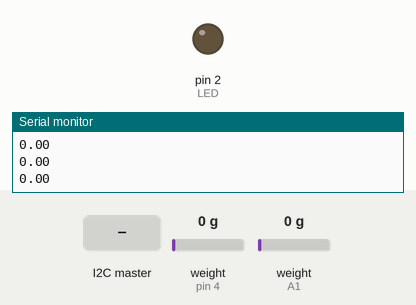
This sketch was run on a simulated Arduino Uno, built with avr-gcc and run on an emulated ATmega328P. On the bench: output pins drawn as LEDs (lit = HIGH), the last lines printed to the serial monitor. The inputs (shaded band) are chosen by the test bench; at power-on: weight on the scale (sensors on pin 4, A1) 0 g.

Above: at 3.2 s.
3.3 s: the I2C master sends the byte 2
At 4.3 s:
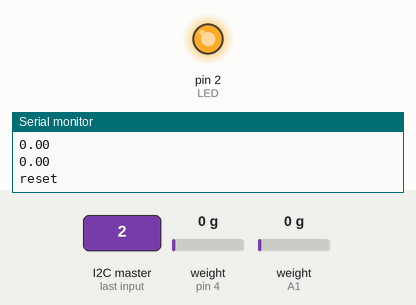
Timing chart, 0 to 6.8 s (numbered marks = the images above; inputs shaded):
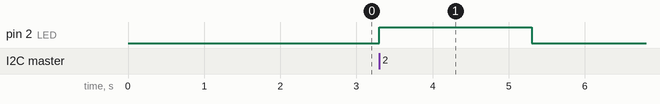

Measured:
- after the input at 3.3 s, pin 2 (LED): LOW → HIGH at once, → LOW 2.0 s later

The sketch:

loadcell_master.ino
```cpp
#include <HX711.h>
#include <Wire.h>
#include <QueueArray.h>
#include <EEPROMex.h>
#include <math.h>

#define TARE_1 458.89f//1515.23f
#define TARE_2 427.46f//1515.23f

#define hx711_data_pin A1
#define hx711_clock_pin A0

#define hx711_data_pin_2 4
#define hx711_clock_pin_2 3

#define LED 2

#define I2C_CODE 9 // 9 - 19
#undef I2C_CODE

#define ACTION_RESET 2
#define ACTION_SELECT 3
#define ACTION_DESELECT 4
#define ACTION_AUTO_CALIB 5
#define STABLE_WEIGHT 0.5f
#define STABLE_WEIGHT_2 1.69f
#define NO_STABLE_TIMES 10
#define READ_AVERAGE_TIMES_2  5
#define READ_AVERAGE_TIMES    10

//EEPROM_I2C_BUS
#define EEPROM_I2C_CODE 100 //1;byte
#define EEPROM_TARE_ARG 1 //4;byte


HX711 hx711[] = {
  HX711(hx711_data_pin, hx711_clock_pin),
  HX711(hx711_data_pin_2, hx711_clock_pin_2)
};

typedef struct {
  long weight;
} DataPack;

QueueArray <DataPack> queue;


//-----------------------

double weight[2], sum_of_weight;

void reset() {
  Serial.println("reset");
  digitalWrite(LED, 1);
  hx711[0].tare();
  hx711[1].tare();
  digitalWrite(LED, 0);
  Serial.println("reset...done");
}

void setup()

{

  Serial.begin(115200);
  Serial.println("begin serial");
  #ifdef I2C_CODE
  EEPROM.writeByte(EEPROM_I2C_CODE, I2C_CODE);
  Serial.println("seted EPPROM");
  #endif
  byte i2c_code = EEPROM.readByte(EEPROM_I2C_CODE);
  Serial.print("I2C Code: ");
  Serial.println(i2c_code);

  pinMode(LED, OUTPUT);
  digitalWrite(LED, 0);

  Wire.begin(i2c_code);

  Wire.onReceive(i2cReceiveEvent);
  Wire.onRequest(i2cRequestEvent);


  hx711[0].set_scale(TARE_1);
  hx711[0].tare();

  hx711[1].set_scale(TARE_2);
  hx711[1].tare();

}

int btn_processing = 0;

bool run_calib_please = false, run_reset_please = false;

double total_weight, weight_array[READ_AVERAGE_TIMES_2 * 2] = {0};


void runLoadCell(const int index) {
  static unsigned int idx[2] = {0, 0};
  static unsigned long stable_idx[2] ={0, 0};
  static unsigned long no_stable_idx[2] = {0, 0};
  if (hx711[index].is_ready()) {
    /*Serial.print(index);
    Serial.print(' ');
    Serial.println(hx711[index].read_mva());*/
    weight_array[5 * index + (idx[index]++)] = hx711[index].read_mva();

    if (idx[index] >= READ_AVERAGE_TIMES_2) {
      double sum_of_weight = 0;
      double deltaWeight = 0;
      for (int i = 0; i < idx[index]; i++) {
        /*Serial.print(5 * index + i);
        Serial.print(' ');
        Serial.print(weight_array[5 * index + i]);
        Serial.print(' ');*/
        sum_of_weight += weight_array[5 * index + i];

      }
      /*Serial.print(sum_of_weight);
      Serial.print(' ');*/
      double new_weight = sum_of_weight / idx[index];
      deltaWeight = abs(new_weight - weight[index]);
      if (deltaWeight < STABLE_WEIGHT) {
        stable_idx[index]++;

      } else {
        stable_idx[index] = 0;

      }
      if (stable_idx[index] <= READ_AVERAGE_TIMES) {
        weight[index] = new_weight;
        if (abs(new_weight) < STABLE_WEIGHT_2) {
          no_stable_idx[index]++;
          if (no_stable_idx[index] > NO_STABLE_TIMES) {
            no_stable_idx[index] = 0;
            Serial.println("Hot tare");
            hx711[index].tare();
          }
        }
      }
      /*Serial.print(index);
      Serial.print(' ');

      Serial.print(idx[index]);
      Serial.print(' ');
      Serial.print(stable_idx[index]);
      Serial.print(' ');
      Serial.println(weight[index]);  */
      idx[index] = 0;
    }
  }
}

void loop() {
  static unsigned long t0 = 0;
  runLoadCell(0);
  runLoadCell(1);
  if (run_reset_please) {
    run_reset_please = false;
    reset();
  }
  if (millis() - t0 > 300) {
    total_weight = weight[0] + weight[1];
    prepare_i2c_data(total_weight);
    t0 = millis();
    Serial.println(total_weight);
  }
  //configure();
}

void prepare_i2c_data(const double weight) {
  if (queue.isFull()) {
    Serial.println("WARNING: queue is full!");
    queue.pop();
  }
  /*String s = "";
  s += "{\"w\":";
  s += value;
  s += ",\"c\":";
  s += n;
  s += ", \"m\":";
  s += mean;
  s += ", \"a\":";
  s += state;
  s += "}";*/
  DataPack dp={round(weight)};
  queue.push(dp);
}


void i2cReceiveEvent(int count)
{
  /*Serial.print("Received[");
  int i =0;
  while (Wire.available())
  {
    char c = Wire.read();
    Serial.print((byte)c);
    i++;
  }
  Serial.print("]");
  Serial.println(i);*/
  while (Wire.available()) {
    char c = Wire.read();
    if (c == ACTION_RESET) {
      run_reset_please = true;
    } else if (c == ACTION_SELECT) {
      digitalWrite(LED, 1);
    } else if (c == ACTION_DESELECT) {
      digitalWrite(LED, 0);
    }
  }
}

void i2cRequestEvent()
{
  if (!queue.isEmpty()) {
    /*String s = queue.pop();
    char buf[MAX_BUF];
    s.toCharArray(buf, MAX_BUF);
    Wire.write(buf);
    Wire.write(0);*/
    DataPack dp = queue.pop();
    Wire.write((byte*)&dp, sizeof(dp));
    Serial.print("sizeof(dp)");
    Serial.println(sizeof(dp));
  } else {
    DataPack dp={0};
    Wire.write((byte*)&dp, sizeof(dp));
  }
}
```
